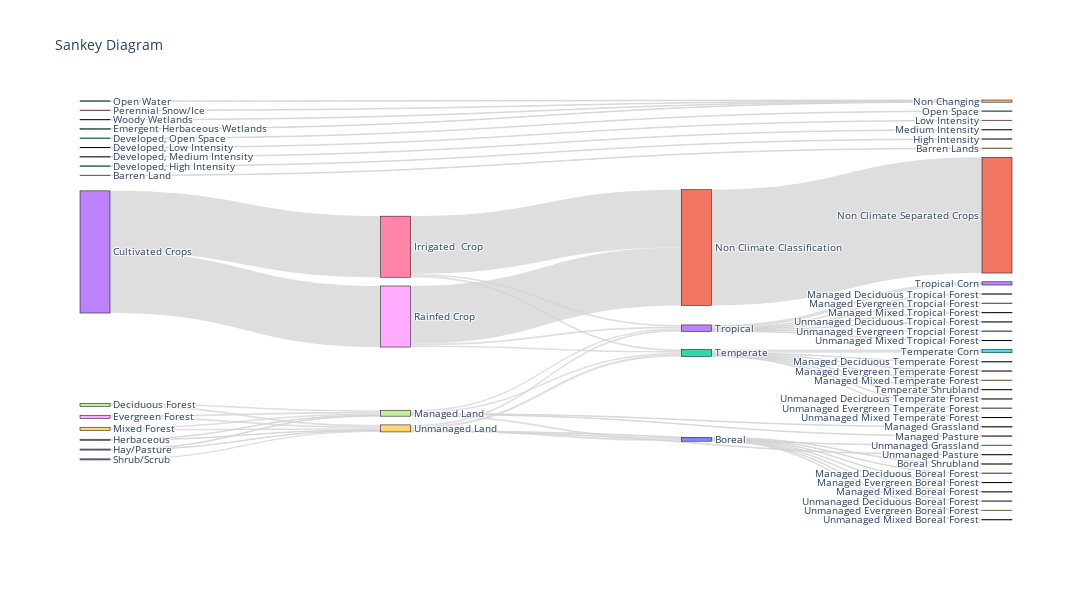

The notebook cell this image was saved under:
### Code cell
# Create Sankey diagram

layout = dict(width=1400, height=600)
fig = go.Figure(data=[go.Sankey(
    node=dict(
        pad=50,
        thickness=30,
        line=dict(color='black', width=.5),
        label=list(mapping_dict.keys()),
        x = [0],
        y = [5],
    ),
    link=dict(
        source=links_dict['source'],
        target=links_dict['target'],
        value=links_dict['value'],
        color="rgba(211, 211, 211, 0.75)"  # Light blue with transparency
    )
)], layout = layout)

fig.update_layout(title_text='Sankey Diagram', font_size=10)
fig.show()

# Count the number of nodes
num_nodes = len(list(mapping_dict.keys()))
print(f"Number of nodes: {num_nodes}")

### Figure 1 — Plotly figure (JSON) as saved in the notebook; plotly's stock layout.template omitted (floating-point values rounded to 4 significant figures)
{"data": [{"link": {"color": "rgba(211, 211, 211, 0.75)", "source": [0, 1, 2, 3, 4, 5, 6, 7, 7, 8, 8, 9, 9, 10, 11, 11, 12, 12, 13, 13, 14, 15, 16, 16, 16, 17, 17, 17, 17, 17, 18, 18, 18, 19, 19, 19, 19, 19, 20, 20, 20, 20, 20, 20, 20, 21, 22, 22, 22, 22, 22, 22, 22, 22, 23, 23, 23, 23, 23, 23, 23], "target": [24, 24, 25, 26, 27, 28, 29, 17, 19, 17, 19, 17, 19, 19, 17, 19, 17, 19, 16, 18, 24, 24, 21, 22, 23, 20, 30, 31, 22, 23, 21, 22, 23, 20, 22, 23, 32, 33, 34, 35, 36, 37, 38, 39, 40, 41, 42, 43, 44, 45, 46, 47, 48, 49, 50, 51, 52, 53, 54, 55, 56], "value": [1, 1, 1, 1, 1, 1, 1, 3, 3, 3, 3, 3, 3, 2, 1, 1, 1, 1, 113, 113, 1, 1, 107, 3, 3, 3, 1, 1, 3, 3, 107, 3, 3, 4, 4, 3, 1, 1, 1, 1, 1, 1, 1, 1, 1, 214, 1, 1, 1, 6, 1, 1, 1, 1, 1, 1, 1, 6, 1, 1, 1]}, "node": {"label": ["Open Water", "Perennial Snow/Ice", "Developed, Open Space", "Developed, Low Intensity", "Developed, Medium Intensity", "Developed, High Intensity", "Barren Land", "Deciduous Forest", "Evergreen Forest", "Mixed Forest", "Shrub/Scrub", "Herbaceous", "Hay/Pasture", "Cultivated Crops", "Woody Wetlands", "Emergent Herbaceous Wetlands", "Irrigated  Crop", "Managed Land", "Rainfed Crop", "Unmanaged Land", "Boreal", "Non Climate Classification", "Temperate", "Tropical", "Non Changing", "Open Space", "Low Intensity", "Medium Intensity", "High Intensity", "Barren Lands", "Managed Grassland", "Managed Pasture", "Unmanaged Grassland", "Unmanaged Pasture", "Boreal Shrubland", "Managed Deciduous Boreal Forest", "Managed Evergreen Boreal Forest", "Managed Mixed Boreal Forest", "Unmanaged Deciduous Boreal Forest", "Unmanaged Evergreen Boreal Forest", "Unmanaged Mixed Boreal Forest", "Non Climate Separated Crops", "Managed Deciduous Temperate Forest", "Managed Evergreen Temperate Forest", "Managed Mixed Temperate Forest", "Temperate Corn", "Temperate Shrubland", "Unmanaged Deciduous Temperate Forest", "Unmanaged Evergreen Temperate Forest", "Unmanaged Mixed Temperate Forest", "Managed Deciduous Tropical Forest", "Managed Evergreen Tropcial Forest", "Managed Mixed Tropical Forest", "Tropical Corn", "Unmanaged Deciduous Tropical Forest", "Unmanaged Evergreen Tropcial Forest", "Unmanaged Mixed Tropical Forest"], "line": {"color": "black", "width": 0.5}, "pad": 50, "thickness": 30, "x": [0], "y": [5]}, "type": "sankey"}], "layout": {"font": {"size": 10}, "height": 600, "title": {"text": "Sankey Diagram"}, "width": 1400}}
